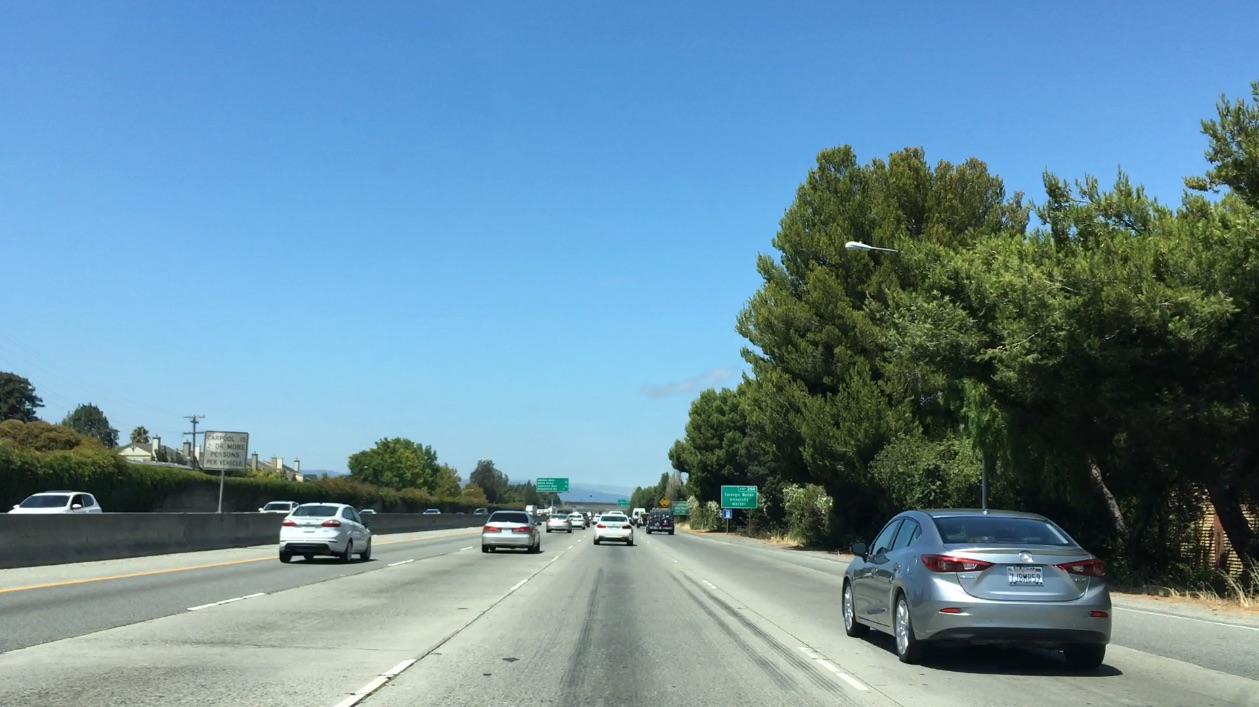
#> input picture bbox-example-image.jpg, 1259 x 707 px; its folder holds 5 pictures in this run; the run also reads 1 picture not shown here
$ jupyter execute 'Image Distortion.ipynb'   (shell and % lines are left out)
#> lines starting #> are read from the running program, lines starting #| are printed output that depends on the picture; after the words box and inside, x2 and y2 are one past the last pixel; in counts of white or black regions, pixels touching at a corner belong together
[cell 1]
import numpy as np
import cv2
import matplotlib.pyplot as plt
import matplotlib.image as mpimg
import sys, os

[cell 2]
# Make a list of calibration images
Images = [cv2.imread(filename) for filename in os.listdir('./')]
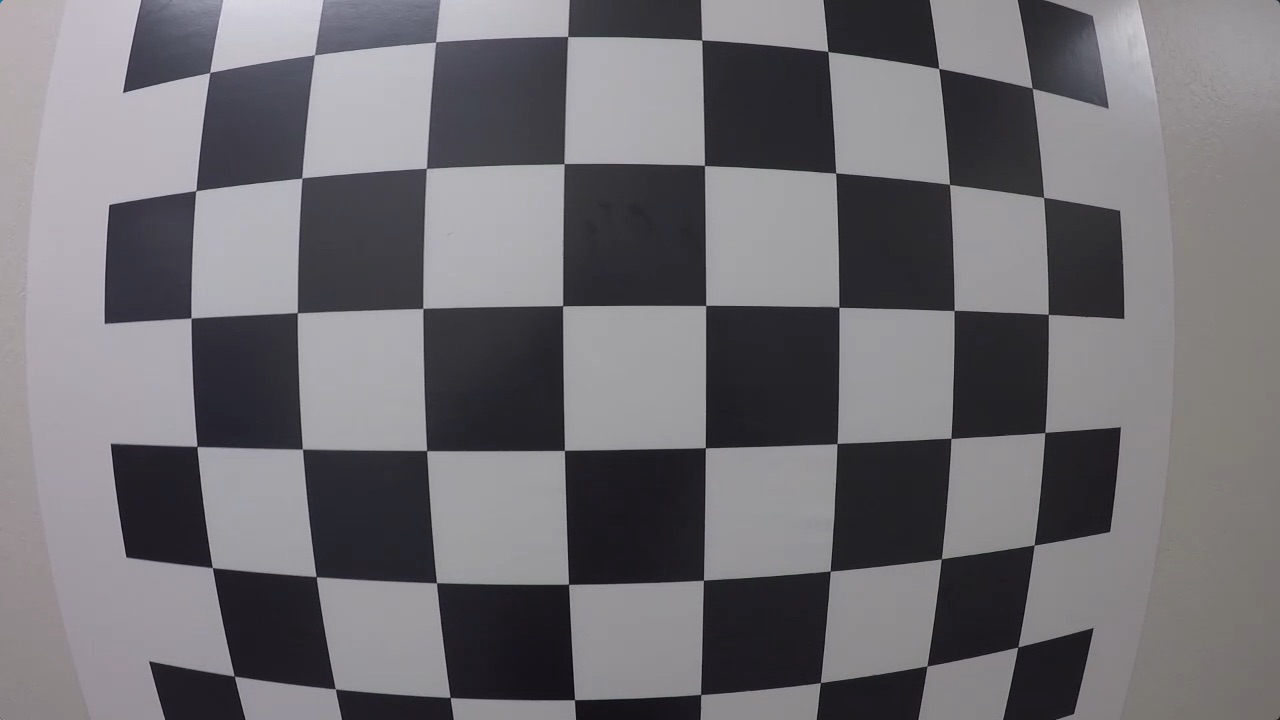
#> input picture calibration_test.png, 1280 x 720 px
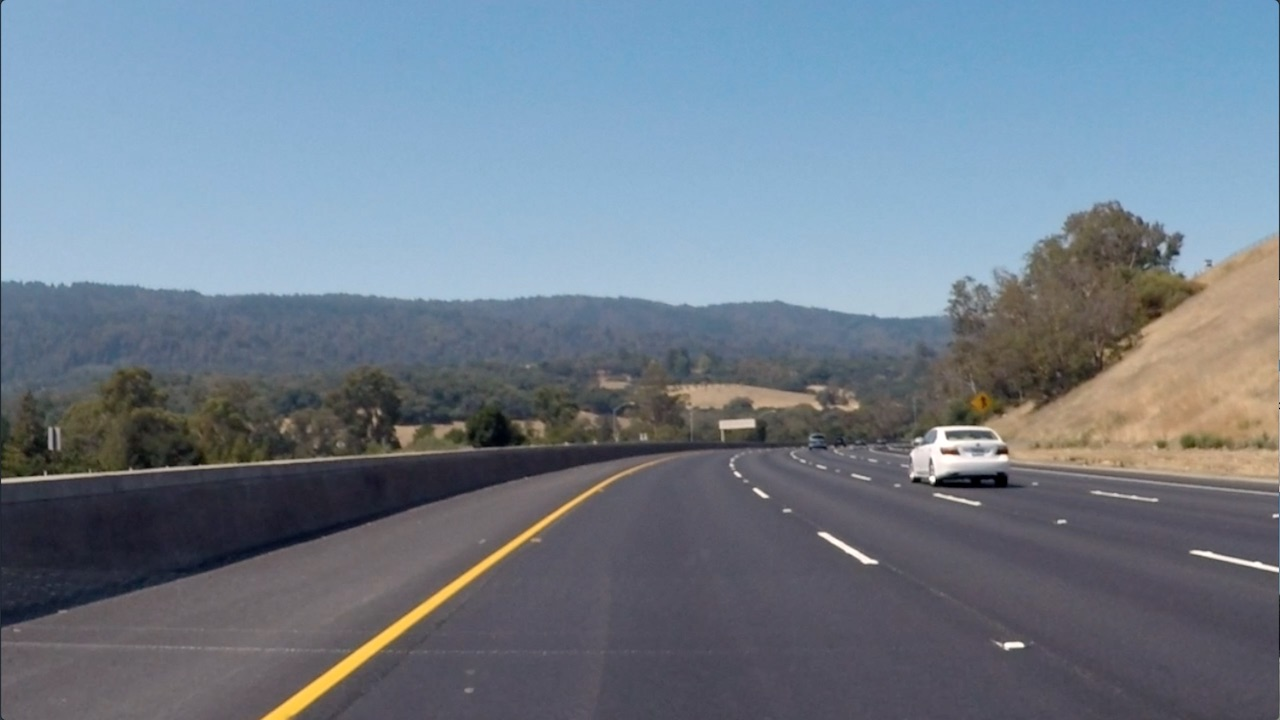
#> input picture curved-lane.jpg, 1280 x 720 px
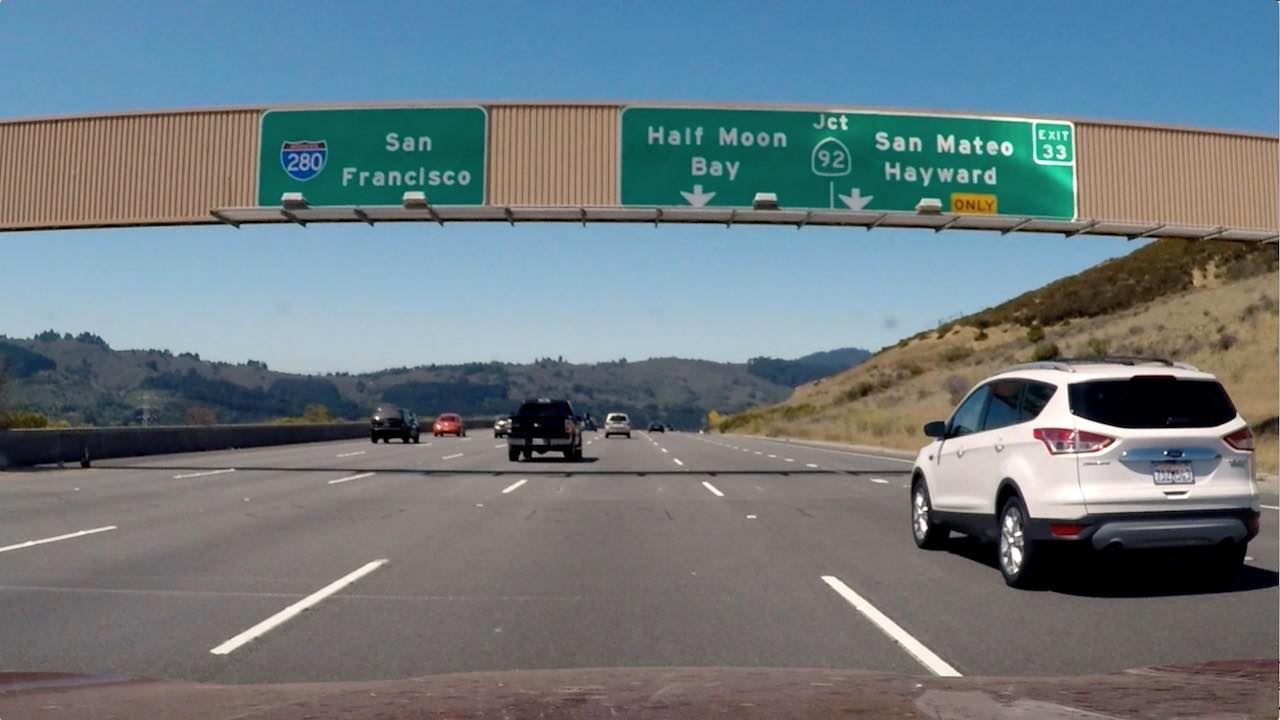
#> input picture signs_vehicles_xygrad.png, 1280 x 720 px
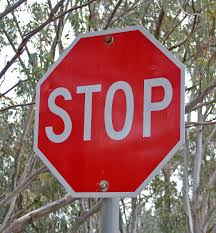
#> input picture stop.jpg, 216 x 233 px
#> Images = 6 items
fname = 'calibration_test.png'
img = cv2.imread(fname)
#> img is the input picture: shape (720, 1280, 3); mean B, G, R 115.4, 110.9, 112.9

[cell 3]
print('Raw Calibration Image Shape: ', img.shape)
#| Raw Calibration Image Shape:  (720, 1280, 3)

[cell 4]
# Array to store object points and image points from all images
objPoints = [] # 3D points in real world
imgPoints = [] # 2D points in image plane

[cell 5]
# Display raw image
plt.imshow(img)
plt.show()

[cell 6]
# Convert to grayscale
gray = cv2.cvtColor(img, cv2.COLOR_BGR2GRAY)
print('Gray Calibration Image Shape: ', gray.shape)
#| Gray Calibration Image Shape:  (720, 1280)
plt.imshow(gray, cmap='gray')
plt.show()

[cell 7]
# prepare object points
nx = 8 # number of inside corners in x
ny = 6 # number of inside corners in y

[cell 8]
# Find the chessboard corners
ret, corners = cv2.findChessboardCorners(gray, (nx, ny), None)
#> ret = True; corners = 48 rows, first 8: [209.5, 72.76], [314.5, 54.59], [435.5, 42.04], [567.8, 36.47], [702, 40.03], [827.9, 51.39], [938.9, 68.44], [1032.2, 88.22]
print('Found all corners: ', ret)
#| Found all corners:  True
print('No of Corners: ', corners.shape)
#| No of Corners:  (48, 1, 2)

[cell 9]
# If found, draw corners
if ret == True:
    # Draw and display the corners
    cv2.drawChessboardCorners(img, (nx, ny), corners, ret)
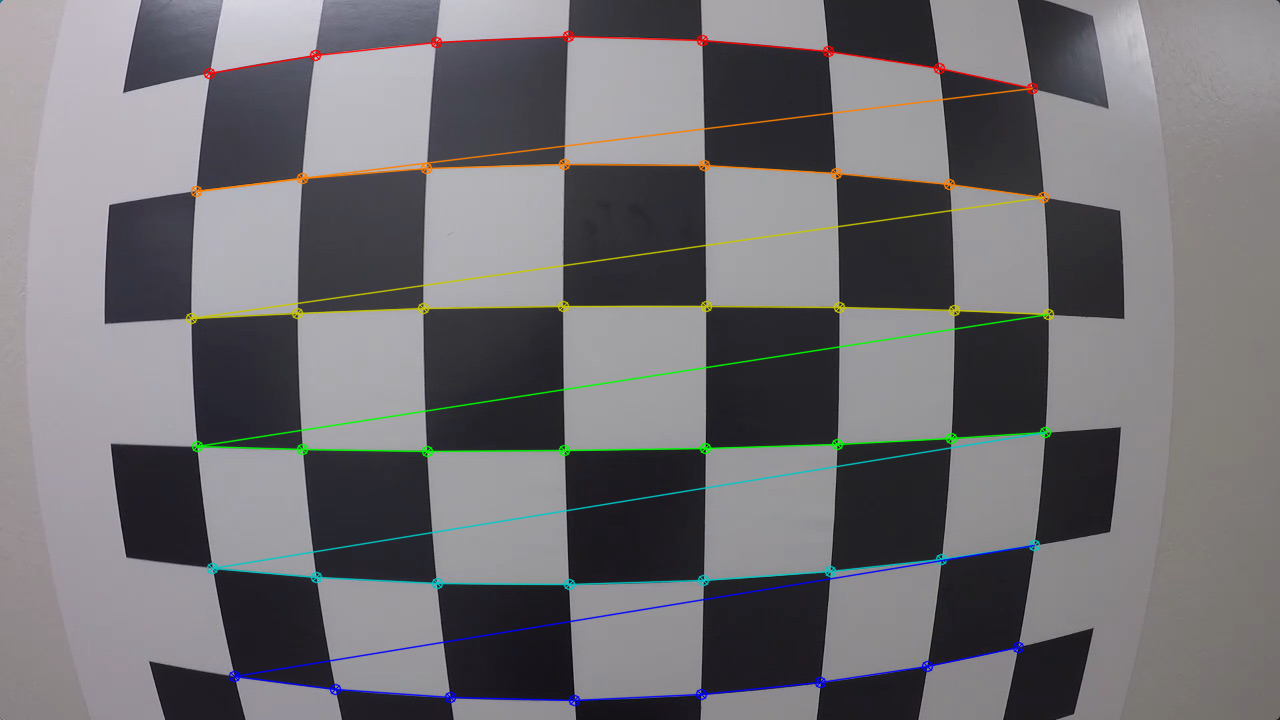
#> img: shape (720, 1280, 3); 3.33% of pixels changed, all inside (x1, y1, x2, y2) = (185, 30, 1055, 707)
    plt.imshow(img)
    plt.show()
